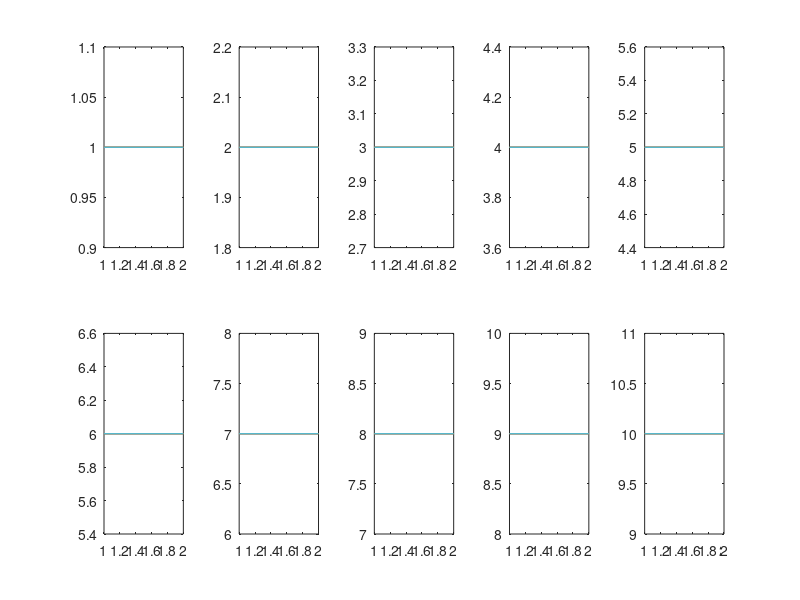

Recreate this plot in MATLAB.
% Anastasiya Protasov, CMOR220, Fall 2023, 3D matrices
% week9_threeDArrayExample.m
% Script to show examples of constructing and using 3-D arrays
% list of input: none
% list of output: none
% Last Modified: October 18, 2023

A = zeros(2,6,10);   % preallocate the array
A(:,:,1) = ones(2,6);  % the first page is an all-ones matrix
for i = 2:10
    A(:,:,i) = i*A(:,:,1);  % what are we doing?
end

A
 
%% what can we do with A? 

A(:)     % turn A into a single column vector of length i*j*k
pause
%A(:,:)   % turn A into a single matrix of dimensions i X j*k 

%% Arithmetic

B = ones(size(A));
clc
A+B                   % can do
pause
clc
A-B                 % can do
pause
clc
A.*B                % can do
pause 
clc
A./(2*B)              % can do
% pause
% A*B                   % not defined for 3d arrays
% pause
% A/B                   % not defined for 3d arrays
% pause 
% A\B                   % not defined for 3d arrays
pause
A.^2                  % can do
 
%% what can we not do? 

% A(:,10,10) = []   % ERROR
% A'                % ERROR
% norm(A)           % ERROR
% plot(A)           % ERROR 
% inv(A)            % ERROR

%% can we still transpose each page?

permute(A, [2,1,3])     % transposes each page
pause
permute(A,[3,1,2])      % restructure into a different array
pause
permute(A,[2,3,1])      % restructure into a different array

%% we can do some of the others using loops

for i = 1:10
    norm(A(:,:,i))   % take the matrix 2 norm of each page
end

pause
clc
for i = 1:10 
    norm(A(:,:,i), 'fro')  % take the frobenius norm of each page
end

pause
clc
for i = 1:10
    subplot(2,5,i)
    plot(A(:,:,i))    % plot each page
end

pause 
clc
for i = 1:10
    for j = 1:10
        A(:,:,i)*A(:,:,j)'   % computing 100 2X2 matrices
    end
end


